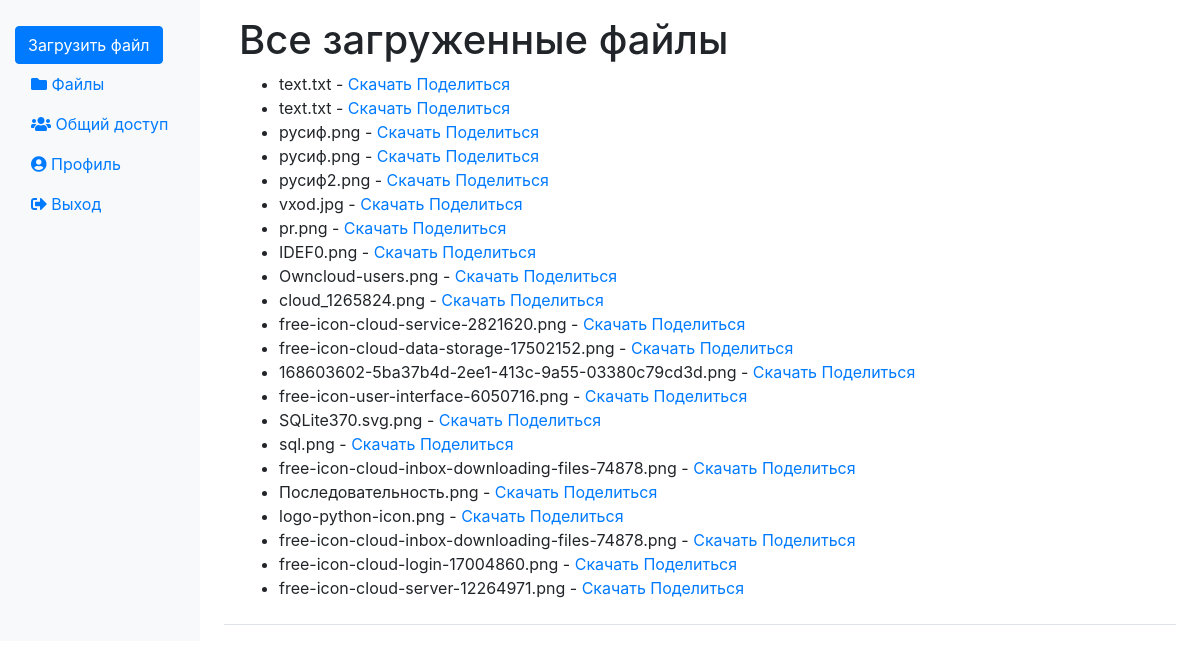
The page /uploads_list (signed in) on the database its author committed.
### tables this page shows
CREATE TABLE files (
            id INTEGER PRIMARY KEY AUTOINCREMENT,
            filename TEXT NOT NULL,
            original_filename TEXT NOT NULL,
            uploader_id INTEGER NOT NULL,
            upload_date DATETIME DEFAULT CURRENT_TIMESTAMP,
            FOREIGN KEY (uploader_id) REFERENCES users (id)
        );

### app.py (the view)
@app.route('/uploads_list')
def uploaded_files():
    if 'loggedin' not in session:
        return redirect(url_for('login'))
    conn = get_db_connection()
    cursor = conn.cursor()
    cursor.execute("SELECT * FROM files WHERE uploader_id = ?", (session['id'],))
    files = cursor.fetchall()
    conn.close()
    return render_template('uploads_list.html', files=files)

### app.py (called while the page is built)
def get_db_connection():
    conn = sqlite3.connect(DATABASE)
    conn.row_factory = sqlite3.Row  # Для доступа к столбцам по имени
    return conn

### templates/uploads_list.html (shortened to what this page needs)
{% extends 'layout.html' %}
{% block content %}
<h1>Все загруженные файлы</h1>
<div>
    <ul>
        {% for file in files %}
            <li>
                {{ file['original_filename'] }} -
                <a href="{{ url_for('download_file', file_id=file['id']) }}">Скачать</a> <a href="{{ url_for('share_file', file_id=file['id']) }}">Поделиться</a>
            </li>
        {% endfor %}
    </ul>
</div>
{% endblock %}

### templates/layout.html (shortened to what this page needs)
<!DOCTYPE html>
<html>
 <head>
  <link rel="stylesheet" href="{{ url_for('static', filename='css/style.css') }}">
  <link rel="stylesheet" href="https://use.fontawesome.com/releases/v5.7.1/css/all.css">
 <link href="https://maxcdn.bootstrapcdn.com/bootstrap/4.1.1/css/bootstrap.min.css" rel="stylesheet" id="bootstrap-css">
 </head>
 <body class="loggedin">
 <div class="container-fluid">
      <div class="row">
        <nav class="col-md-2 d-none d-md-block bg-light sidebar">
          <div class="sidebar-sticky">
            <p style="padding:5px;"></p>
            <a href="{{ url_for('upload_file') }}" class="btn btn-primary ">Загрузить файл</a>
            <ul class="nav flex-column">
              <li class="nav-item">
                <a class="nav-link active" href="{{ url_for('uploaded_files') }}">
                  <i class="fas fa-folder "></i> Файлы</a>
              </li>
              <li class="nav-item">
                <a class="nav-link active" href="{{ url_for('share_file_list') }}">
                  <i class="fa fa-users fa"></i> Общий доступ</a>
              </li>
              <li class="nav-item">
                <a class="nav-link active" href="{{ url_for('profile') }}">
                  <i class="fas fa-user-circle"></i> Профиль</a>
              </li>
              <li class="nav-item">
                <a class="nav-link active" href="{{ url_for('logout') }}">
                  <i class="fas fa-sign-out-alt"></i> Выход</a>
              </li>
          </div>
        </nav>
        <main role="main" class="col-md-9 ml-sm-auto col-lg-10 pt-3 px-4">
          <div class="d-flex justify-content-between flex-wrap flex-md-nowrap align-items-center pb-2 mb-3 border-bottom">
            <div class="col-12">
   {% block content %}{% endblock %}
   </div>
          </div>
   </main>
      </div>
    </div>
 </body>
</html>

### static/css/style.css (style rules this page uses)
body { background-color: #ace4c2; margin: 0; }

### rows shown on the page
files: original_filename "text.txt"
files: original_filename "text.txt"
files: original_filename "русиф.png"
files: original_filename "русиф.png"
files: original_filename "русиф2.png"
files: original_filename "vxod.jpg"
files: original_filename "pr.png"
files: original_filename "IDEF0.png"
files: original_filename "Owncloud-users.png"
files: original_filename "cloud_1265824.png"
files: original_filename "free-icon-cloud-service-2821620.png"
files: original_filename "free-icon-cloud-data-storage-17502152.png"
files: original_filename "168603602-5ba37b4d-2ee1-413c-9a55-03380c79cd3d.png"
files: original_filename "free-icon-user-interface-6050716.png"
files: original_filename "SQLite370.svg.png"
files: original_filename "sql.png"
files: original_filename "free-icon-cloud-inbox-downloading-files-74878.png"
files: original_filename "Последовательность.png"
files: original_filename "logo-python-icon.png"
files: original_filename "free-icon-cloud-inbox-downloading-files-74878.png"
files: original_filename "free-icon-cloud-login-17004860.png"
files: original_filename "free-icon-cloud-server-12264971.png"
